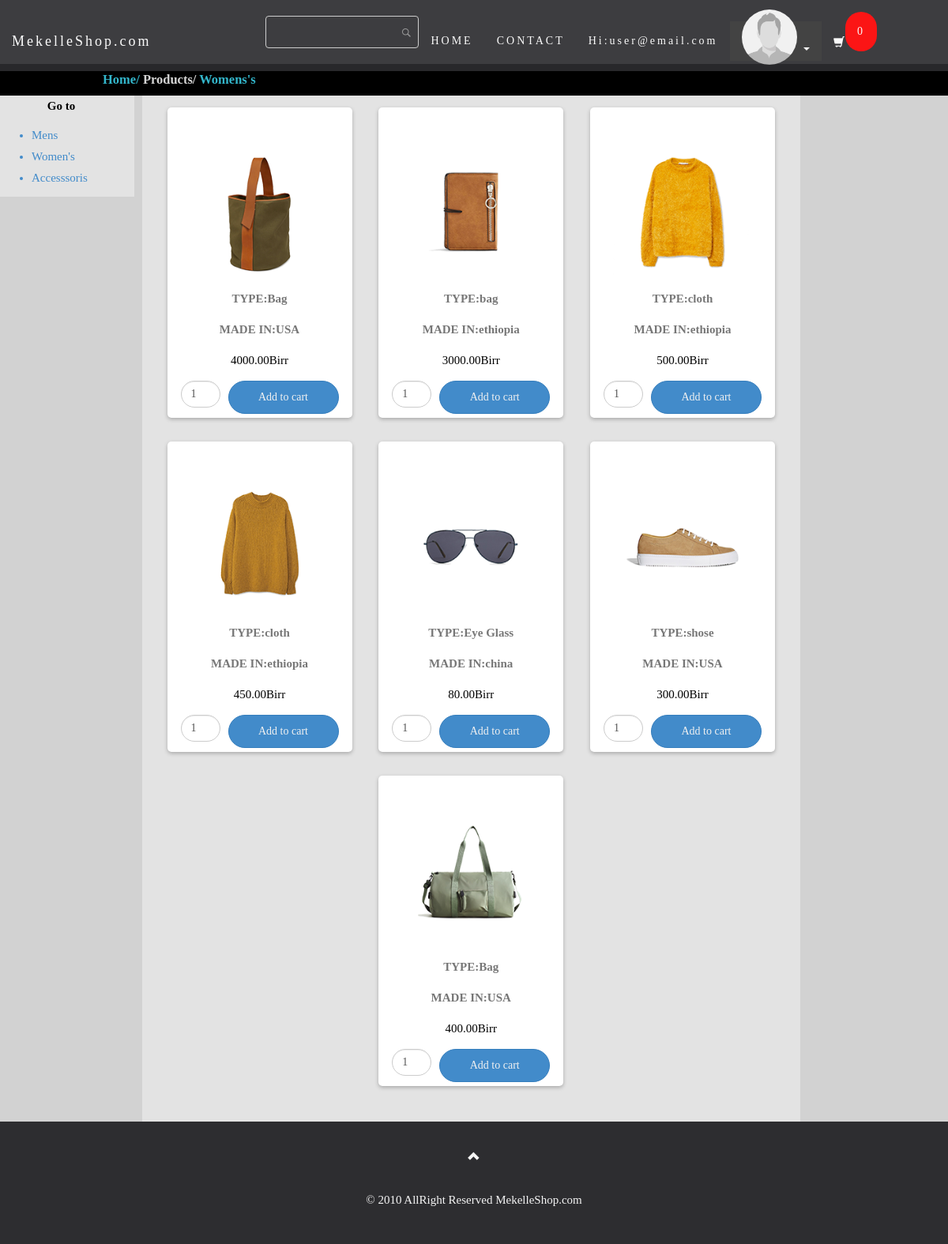
/women/women.php (signed in), run on the app's committed database.
### tables this page shows
CREATE TABLE `member` (
  `mem_id` int(11) NOT NULL,
  `firstname` varchar(50) NOT NULL,
  `lastname` varchar(50) NOT NULL,
  `mobilenumber` varchar(30) NOT NULL,
  `email` varchar(25) NOT NULL,
  `password` varchar(12) NOT NULL,
  `profile` varchar(255) NOT NULL,
  `product` varchar(255) NOT NULL
);

CREATE TABLE `productgirl` (
  `id` int(11) NOT NULL,
  `name` varchar(255) NOT NULL,
  `code` varchar(255) NOT NULL,
  `image` varchar(255) NOT NULL,
  `price` double(10,2) NOT NULL,
  `madein` varchar(255) NOT NULL
);

### db/session.php (called while the page is built, shortened)
<?php
$id_session=$_SESSION['id'];
?>

### women/db/dbcontroller.php (called while the page is built, shortened)
<?php
class DBController {
	private $host = "localhost";
	private $user = "root";
	private $password = "";
	private $database = "mkshope";
	private $connection = "";
	function __construct() {
		$conn = $this->connectDB();
		$this->connection = $conn;
	}
	function connectDB() {
		$conn = mysqli_connect($this->host,$this->user,$this->password,$this->database);
		return $conn;
	}
	function runQuery($query) {
		$result = mysqli_query($this->connection,$query);
		while($row=mysqli_fetch_assoc($result)) {
			$resultset[] = $row;
		}
		if(!empty($resultset))
			return $resultset;
	}
}
?>

### women/women.php (the view, shortened to what this page needs)
<?php require ('../db/session.php'); ?>
<?php
$db_handle = new DBController();
?>
<!DOCTYPE html>
<html>
<head>
  <link rel="stylesheet" href="style.css">
  <link rel="stylesheet" href="../bootstrap/css/bootstrap.min.css">
 </head>
 <body>
 <?php
$session_items = 0;
?>
 <nav class="navbar navbar-default navbar-fixed-top">
  <div class="container-fluid">
    <div class="navbar-header">
      <a class="navbar-brand" id="font" href="../index2.php" >MekelleShop.com</a>
    </div>
    <div class="collapse navbar-collapse" id="myNavbar">
      <ul class="nav navbar-nav navbar-right" style="margin-right:80px;">
        <li>
        <form name="frmSearch" action="" method="post">
         <li style='text-align:right;margin:20px 0px;'><input type='text' name='search[keyword]' value="" id='keyword' maxlength='25'></li>
       </form>
     </li>
        <li class="font"><a href="../index2.php">HOME</a></li>
        <li class="font"><a href="#contact">CONTACT</a></li>
        <?php require ('../db/config.php'); ?>
<?php if (!isset($no_visible_elements) || !$no_visible_elements) { ?>
  <?php
              $result= mysqli_query($conn,"select *  from member where mem_id='$id_session'") or die (mysqli_error());
              while ($row= mysqli_fetch_array ($result) ){
              ?>
      <li><a href="" style="color: #ffffff;">Hi:<?php echo $row ['email']; ?></a></li>
      <li class="dropdown">
          <a class="dropdown-toggle" data-toggle="dropdown" href="#" style="background-color:#333;height: 50px;"><img src="../profile/<?php echo $row ['profile'];?>" style="width:70px;height: 70px;margin-top: 0px;border-radius: 360px;margin-top: -30px;">
          <span class="caret" style="color: #ffffff;"></span></a>
        </li>
        <li class="font"><a href=""class="glyphicon glyphicon-shopping-cart"></a></li>
        <li class="font"><a href="shopping_cart.php" style="background:red;border-radius:360px;margin-top:15px;margin-right:10px;"><?php echo $session_items; ?></a></li>
      </ul>
    </div>
  </div>
</nav>
<br><br><br>
  <div class="txt-heading" style="text-align:left;color:#d5d5d5;"><a href="../index2.php" style="text-decoration:none;color:#33B6CB;margin-left:120px;">Home/</a> Products/ <a href="women.php" style="color:#33B6CB;text-decoration: none;">Womens's</a></div>
 <div class="container-fluid" style="width:90%;">
  <div class="row">
    <div class="col-sm-2" style="background-color:#e3e3e3;color:#428bca;">
              <p style="color:#000;font-weight:bolder;text-align: center;">Go to</p>
              <ul>
                <li class=""><a href="../men/mens.php">Mens</a></li>
                <li><a href="women.php">Women's</a></li>
                <li><a href="../accessesoris/accessesoris.php">Accesssoris</a></li>
              </ul>
            <?php }?>
          <?php }?>
    </div>
    <div class="col-sm-9" style="background-color:#e3e3e3;margin-left: 10px;">
      <div id="product-grid">
  <?php
  $product_array = $db_handle->runQuery("SELECT * FROM productgirl ORDER BY id ASC");
  if (!empty($product_array)) {
    foreach($product_array as $key=>$value){
  ?>
    <div class="product-item" style="background:#fff;">
      <form method="post" action="women.php?action=add&code=<?php echo $product_array[$key]["code"]; ?>">
      <div class="product-image"><img style="max-height: 250px;max-width: 250px;" src="girlsproduct/<?php echo $product_array[$key]["image"]; ?>"></div>
      <div><strong>TYPE:<?php echo $product_array[$key]["name"]; ?></strong></div>
      <div><strong>MADE IN:<?php echo $product_array[$key]["madein"]; ?></strong></div>
      <div class="product-price"><?php echo $product_array[$key]["price"]. "Birr"; ?></div>
      <div><input class="form-control" style="float:left;max-width:25%;border-radius:360px;" type="text" name="quantity" value="1" size="2" /><input type="submit" value="Add to cart" class="btn btn-primary" style="float:right;width:70%;border-radius:360px;" /></div>
      </form>
    </div>
  <?php
      }
  }
  ?>
    </div>
  </div>
</div>
</div>
  <footer class="text-center">
  <a class="up-arrow" href="#myPage" data-toggle="tooltip" title="TO TOP">
    <span class="glyphicon glyphicon-chevron-up"></span>
  </a><br><br>
  <p>© 2010 AllRight Reserved MekelleShop.com</p>
</footer>
 </body>
 </html>

### women/style.css (style rules this page uses)
body { font-family:comic sans Ms,serif; font: 400 15px/1.8 comic sans Ms,serif; color: #777; font-weight:600px; background-color:#d2d2d2; }
.navbar { font-family:comic sans Ms,serif; height: 90px; margin-bottom: 0; border: 0; font-size: 14px !important; letter-spacing: 3px; opacity: 0.9; }
#font { color: #ffffff !important; }
.font a { color: #ffffff !important; }
.navbar li a, .navbar .navbar-brand { margin-top: 27px; }
.txt-heading { padding: 5px 10px;font-size:1.1em;font-weight:bold;color:#999; }
#product-grid { margin-bottom:30px; max-width:100%;text-align:center; }
.txt-heading { background-color: #000; color:#FFF; }
.product-item { box-shadow: 0px 2px 5px rgba(0, 0, 0, 0.25); border-radius: 5px; margin: 15px; padding: 5px; display: inline-block; position:relative; }
.product-item div { text-align:center; margin:12px; }
.product-price { color:#000; }
.product-image { height:200px;width:200px;background-color:#FFF; }
.product-image img { object-fit: contain !important; height: 100% !important; width: 100% !important; }

### women/women.php (style rules this page uses)
body { font-family:comic sans Ms,serif; font: 400 15px/1.8 comic sans Ms,serif; color: #777; font-weight:600px; background-color:#d2d2d2; }
.btn { padding: 10px 20px; color: #f1f1f1; border-radius: 0; transition: .2s; }
.navbar { font-family:comic sans Ms,serif; height: 90px; margin-bottom: 0; background-color: #2d2d30; border: 0; font-size: 14px !important; letter-spacing: 3px; opacity: 0.9; }
#font { color: #ffffff !important; }
.font a { color: #ffffff !important; }
.navbar li a, .navbar .navbar-brand { margin-top: 27px; }
footer { background-color: #2d2d30; color: #f5f5f5; padding: 32px; }
footer a { color: #f5f5f5; }
.form-control { border-radius: 0; }
#keyword { border: #CCC 1px solid; border-radius: 4px; padding: 7px;background:url("demo-search-icon.png") no-repeat center right 7px; }

### data on the page
member: email "user@email.com", profile (placeholder picture)
productgirl: image (picture), name "Bag", madein "USA", price "4000.00"
productgirl: image (picture), name "bag", madein "ethiopia", price "3000.00"
productgirl: image (picture), name "cloth", madein "ethiopia", price "500.00"
productgirl: image (picture), name "cloth", madein "ethiopia", price "450.00"
productgirl: image (picture), name "Eye Glass", madein "china", price "80.00"
productgirl: image (picture), name "shose", madein "USA", price "300.00"
productgirl: image (picture), name "Bag", madein "USA", price "400.00"
